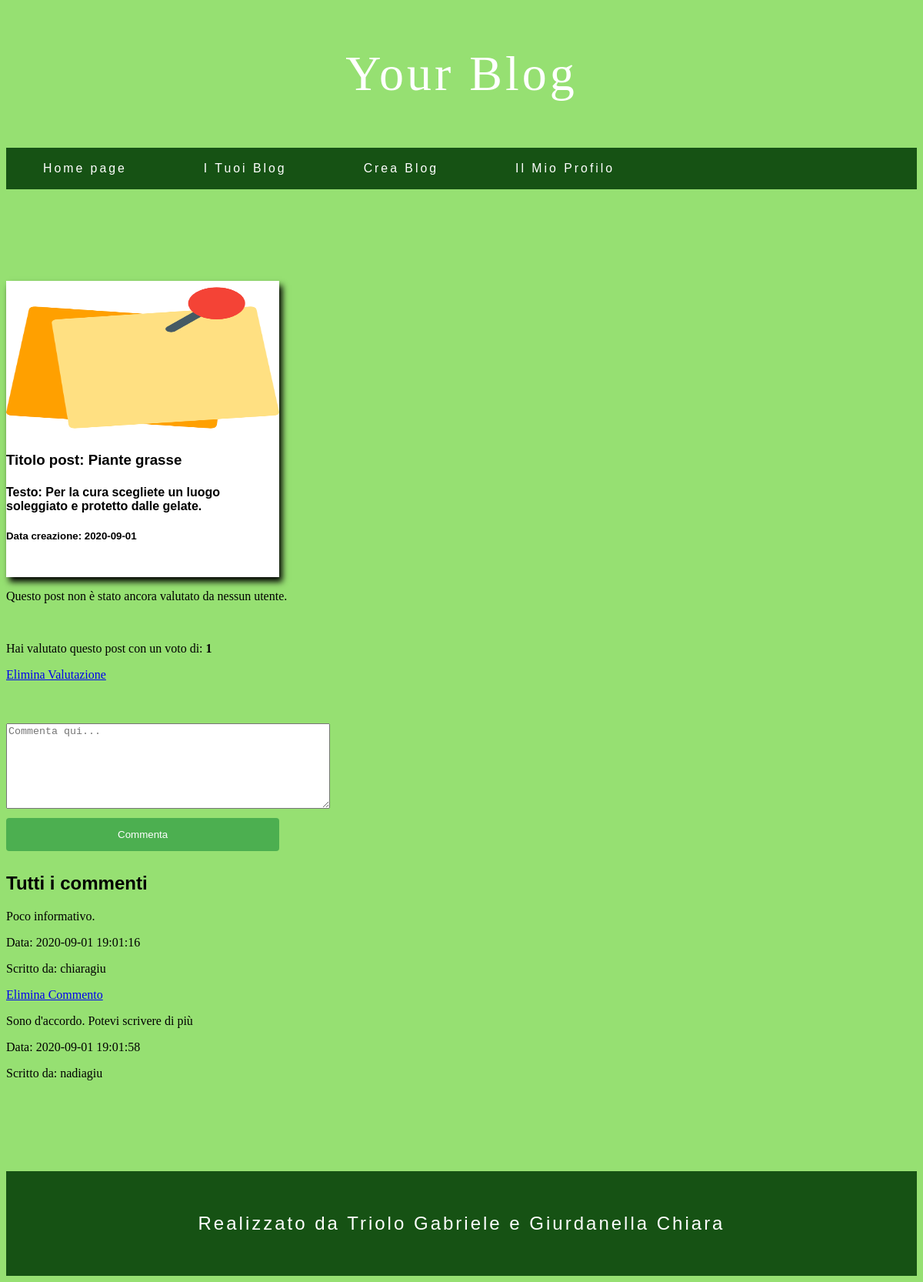
The page /YOURBLOG/apertura_post.php?id=98&blog=151 (signed in) on the database its author committed.
### tables this page shows
CREATE TABLE `Post` (
  `id_post` int(11) NOT NULL,
  `autore` int(11) NOT NULL,
  `titolo` varchar(80) NOT NULL,
  `testo` text NOT NULL,
  `data_creazione` date NOT NULL,
  `immagine` varchar(30) DEFAULT NULL,
  `blog` int(11) NOT NULL
);

CREATE TABLE `Valutazione` (
  `id_valutazione` int(11) NOT NULL,
  `post` int(11) NOT NULL,
  `utente` int(11) NOT NULL,
  `recensione` tinyint(4) NOT NULL
);

CREATE TABLE `Commento` (
  `id_commento` int(11) NOT NULL,
  `utente` int(11) NOT NULL,
  `post` int(11) NOT NULL,
  `testo` text NOT NULL,
  `data_commento` datetime NOT NULL
);

CREATE TABLE `Utente` (
  `id_utente` int(11) NOT NULL,
  `username` varchar(50) NOT NULL,
  `password` char(60) NOT NULL,
  `nome` varchar(30) NOT NULL,
  `cognome` varchar(40) NOT NULL,
  `email` varchar(50) NOT NULL,
  `data_registrazione` datetime NOT NULL
);

### YOURBLOG/apertura_post.php (the view, shortened to what this page needs)
<!DOCTYPE html>
<html lang="it">
<head>
	<link rel="stylesheet" href="style_index.css">
</head>
<body>
  <header>
    <?php include('header.php'); ?>
  </header>
  <?php
	require('connect.php');
    if((isset($_GET['id'])) && (is_numeric($_GET['id'])) &&(isset($_GET['blog']))) {
      $id_post = htmlspecialchars($_GET['id'], ENT_QUOTES);
      $blog = htmlspecialchars($_GET['blog'], ENT_QUOTES);
    }elseif((isset($_POST['id'])) && (is_numeric($_POST['id'])) &&(isset($_POST['blog']))) {
      $id_post = htmlspecialchars($_POST['id'], ENT_QUOTES);
      $blog = htmlspecialchars($_POST['blog'], ENT_QUOTES);
    } else {
      echo '<p class="error">ID non valido.</p>';
      exit();
    }
    $query = "SELECT id_post, titolo, testo, immagine, data_creazione FROM Post WHERE id_post='" . $id_post . "' and autore = '".$_SESSION['id_utente']."' and blog ='" . $blog . "'";
    $query3 = "SELECT id_post, titolo, testo, immagine, data_creazione FROM Post WHERE id_post='" . $id_post . "' and autore != '".$_SESSION['id_utente']."' and blog ='" . $blog . "'";
    $result = mysqli_query($mysqli, $query);
    $result3 = mysqli_query($mysqli, $query3);
    $row = mysqli_fetch_array($result, MYSQLI_ASSOC);
    $row3 = mysqli_fetch_array($result3, MYSQLI_ASSOC);
    if ($id_post == $row["id_post"] || $id_post == $row3["id_post"]) {
    	if (mysqli_num_rows($result3)) {
    		  echo '
                <div class="blogcontainer">
                  <img class="imgBlog" src='.$row3["immagine"].' width="50%" height="200">
                  <h3 class="card-title">Titolo post: '.$row3["titolo"].'</h3>
                  <h4 class="card-title">Testo: '.$row3["testo"].'</h4>
                  <h5 class="card-title">Data creazione: '.$row3["data_creazione"].'</h5>';
          echo'</div>';
    	}
    }else {
    	echo "<p style = 'color:red'>Non puoi accedere a Post non creati da te.</p>";
      	echo '<a href="lista_blog.php"> Torna ai tuoi Blog </a>';
      	exit();
    }
?>
	<?php
    $query="SELECT recensione,username FROM Valutazione,Utente WHERE Valutazione.post=".$id_post." AND utente !=".$_SESSION['id_utente']." AND utente = Utente.id_utente";
    $result = mysqli_query($mysqli, $query);
    if(mysqli_num_rows($result)) {
      while($row = mysqli_fetch_array($result, MYSQLI_ASSOC)) {
        echo'<p>Valutazione inserita da: <b>'.$row["username"].'</b> con un voto di: <b>'.$row["recensione"].'</b></p>';
      }
    } else {
      echo'<p>Questo post non è stato ancora valutato da nessun utente.</p>';
    }
		$query = 'SELECT * FROM Valutazione WHERE utente ='.$_SESSION['id_utente'].' AND post = '.$id_post.' ';
		$result = mysqli_query($mysqli, $query);
		if($result) {
			if(mysqli_num_rows($result) == 0 ) {
				echo '<form method="post" align="center" action="valutazione.php?id='.$id_post.'&blog='.$blog.'">
       				  <label><h3>Valuta questo Post:</h3></label></br>
        				<div>
      				      <span><input type="radio" name="rating" value="1"><label for="str5"></label></span>
     	    		      <span><input type="radio" name="rating" value="2"><label for="str4"></label></span>
   					        <span><input type="radio" name="rating" value="3"><label for="str3"></label></span>
  					        <span><input type="radio" name="rating" value="4"><label for="str2"></label></span>
   					        <span><input type="radio" name="rating" value="5"><label for="str1"></label></span>
                </div>
        				<div class="valuta" align="center">
        				  <br />
        				  <button type="submit">Valuta</button>
        				</div>
        			</form>';
			}else {
				$row = mysqli_fetch_array($result,MYSQLI_ASSOC);
				echo '<br><div>
        		   	      <p>Hai valutato questo post con un voto di: <b>'.$row["recensione"].'</b></p>
        		      </div>';
        echo '<a href="elimina_valutazione.php?id='.$row["id_valutazione"].'&id_post='.$id_post.'&blog='.$blog.'"> Elimina Valutazione </a>';
			}
		}
	?>
	<br><br>
	<div class="row">
    <br><br>
		<form class="form-horizontal" action="" method="POST">
			<textarea class="form-control" rows="7" cols="50" name="comment" placeholder="Commenta qui..."></textarea><br>
			<input type="submit" name="postcomment" value="Commenta">
		</form>
	</div>
	<div class="row">
		<?php
			$query = "SELECT testo, id_commento, post, data_commento, username, utente FROM Commento, Utente WHERE Commento.utente = Utente.id_utente AND post = '$id_post' ORDER BY data_commento LIMIT 10";
			$result = mysqli_query($mysqli, $query);
			if (mysqli_num_rows($result) > 0) {
        echo'<h2> Tutti i commenti </h2>';
				while($row = mysqli_fetch_array($result, MYSQLI_ASSOC)) {
				 	$comment = $row["testo"];
				 	$id_commento = $row["id_commento"];
				 	$id_post = $row["post"];
				 	$data_commento = $row["data_commento"];
          $username = $row["username"];
				 	?>
				 	<p><?php echo $comment;?></p>
				 	<p>Data: <?php echo $data_commento;?></p>
          <p>Scritto da: <?php echo $username;?></p>
				 	<?php if($row["utente"]==$_SESSION['id_utente']) echo'<a href = "elimina_commento.php?id=' .$id_commento.'&id_post='.$id_post.'&blog='.$blog.'"> Elimina Commento </a> '?>
				 	<?php
				}
			} else {
        echo'<h2> Nessun commento. </h2>';
      }
			?>
	</div>
  <footer>
    <div id="footerlogin">
      <p>Realizzato da Triolo Gabriele e Giurdanella Chiara</p>
    </div>
  </footer>
</body>
</html>

### YOURBLOG/style_index.css (style rules this page uses)
body,html { background-color: #96E072; }
h2 { font-family: 'Noto Sans TC', sans-serif; }
input[type=submit] { width: 30%; background-color: #4CAF50; color: white; padding: 14px 20px; margin: 8px 0; border: none; border-radius: 4px; cursor: pointer; }
.blogcontainer { background-color: white; margin-top: 10%; padding-bottom: 2%; margin-right:2%; width: 30%; box-shadow: 4px 6px 8px 0 black; display:inline-block; }
.imgBlog { position: relative; margin-left:auto; margin-right:auto; width:100%; }
.card-title { font-family: 'Noto Sans TC', sans-serif; }
footer { background-color: #165214; font-family: 'Montserrat', sans-serif; font-size: 150%; color: white; margin-top: 10%; padding-top:30px; padding-bottom:30px; text-align: center; letter-spacing: 0.25vw; }

### rows shown on the page
post: immagine (placeholder picture), titolo "Piante grasse", testo "Per la cura scegliete un luogo soleggiato e protetto dalle gelate.", data_creazione "2020-09-01"
valutazione: recensione "1"
commento: testo "Poco informativo.", data_commento "2020-09-01 19:01:16", utente.username "chiaragiu"
commento: testo "Sono d'accordo. Potevi scrivere di più", data_commento "2020-09-01 19:01:58", utente.username "nadiagiu"
